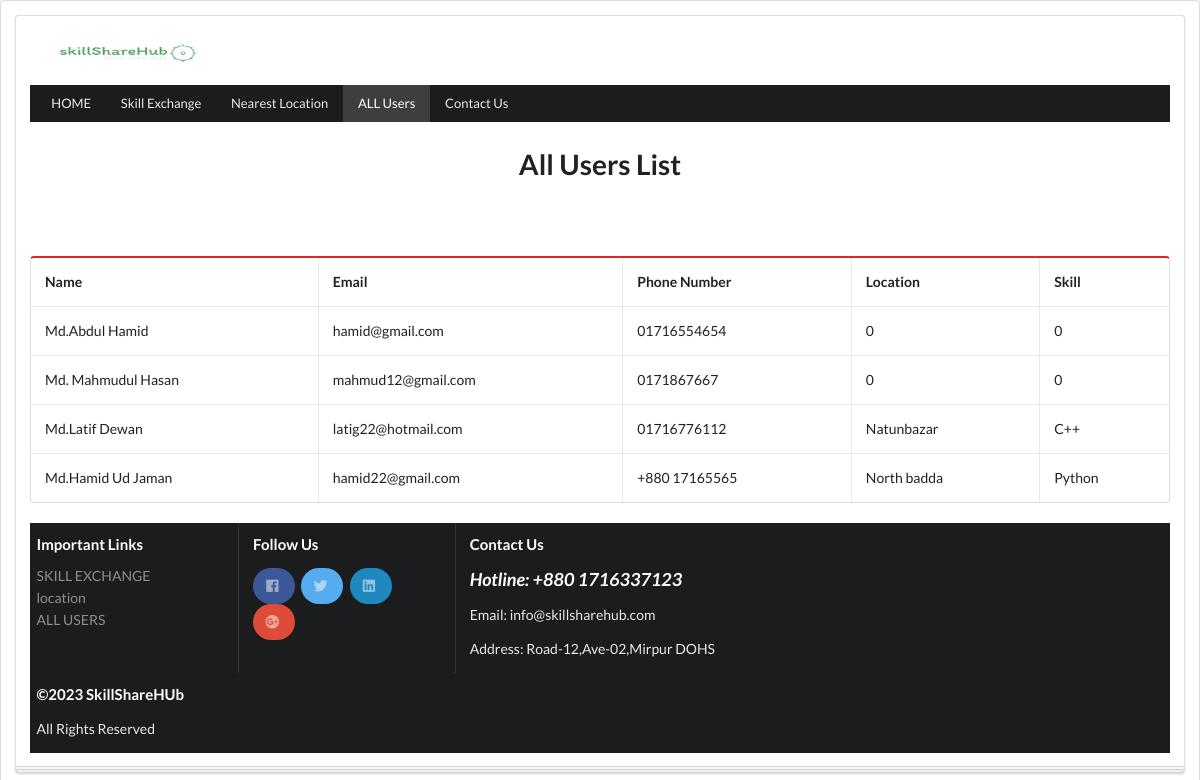
Screenshot of /all_users.php with the database file from the repository.
### tables this page shows
CREATE TABLE `user` (
  `id` int(11) NOT NULL,
  `name` varchar(60) NOT NULL,
  `email` varchar(30) NOT NULL,
  `phone` varchar(30) NOT NULL,
  `location` varchar(200) NOT NULL,
  `skill` varchar(60) NOT NULL
);

### all_users.php (the view, shortened to what this page needs)
<!DOCTYPE html>
<html>
  <head>
    <link
      rel="stylesheet"
       <link href=
"https://cdnjs.cloudflare.com/ajax/libs/semantic-ui/2.4.1/semantic.min.css"
              rel="stylesheet" />
  </head>
  <div class="ui tall stacked segment">
  <div class="ui tall stacked segment">
  <a href="home.php">
        <img alt="Tution World" src="tutionWorldLogo.JPG"
         width="200px" height="50px">
      </a>
  <body id="root">
    <div class="ui tablet computer only padded grid">
      <div class="ui borderless fluid small inverted menu">
        <div class="ui container">
          <a class="item" href="home.php">HOME</a>
          <a class="item" href="skill_exchange.php">  Skill Exchange</a>
          <a class="item" href="location.php">Nearest Location</a>
          <a class="active item" href="all_users.php">ALL Users</a>
          <a class="item" href="contact_us.php">Contact Us</a>
      </div>
    </div>
    </div>
<h1><center>All Users List</center></h1>
<h1><br></h1>
          <?php
	$connect = mysqli_connect( HOST, USER, PASS, DB )
		or die("Can not connect");
	$results = mysqli_query( $connect, "SELECT * FROM user" )
		or die("Can not execute query");
		echo"<table class='ui red celled padded table' style='margin: 0 auto;'> \n";
	echo"<th>Name</th> <th>Email</th> <th>Phone Number</th> <th>Location	</th>  <th>Skill</th>  \n";
	while( $rows = mysqli_fetch_array( $results ) ) {
		extract( $rows );
		echo "<tr>";
			echo "<td> $name</td>";
			echo "<td> $email</td>";
			echo "<td> $phone</td>";
			echo "<td> $location	</td>";
      echo "<td> $skill</td>";
		echo "</tr> \n";
	}
	echo "</table><br>";
?>
  <div class="ui inverted vertical footer segment">
    <div class="ui container">
      <div class="ui stackable inverted divided equal height stackable grid">
        <div class="three wide column">
          <h4 class="ui inverted header">Important Links</h4>
          <div class="ui inverted link list">
            <a href="skill_exchange.php" class="item">SKILL EXCHANGE</a>
            <a href="location.php" class="item">location</a>
            <a href="all_users.php" class="item">ALL USERS</a>
          </div>
        </div>
        <div class="three wide column">
          <h4 class="ui inverted header">Follow Us</h4>
          <div class="ui inverted link list">
          <button class="ui circular facebook icon button">
          <a href="https://www.facebook.com/" class="item"> <i class="facebook icon"></i> </a>
</button>
<button class="ui circular twitter icon button">
<a href="https://www.twitter.com/" class="item">  <i class="twitter icon"></i></a>
</button>
<button class="ui circular linkedin icon button">
<a href="https://www.linkedin.com/" class="item">  <i class="linkedin icon"></i> </a>
</button>
<button class="ui circular google plus icon button">
<a href="https://www.googleplus.com/" class="item"> <i class="google plus icon"></i> </a>
</button>
          </div>
        </div>
        <div class="seven wide column">
          <h4 class="ui inverted header">Contact Us</h4>
          <p> <i class="ui inverted header">Hotline: +880 1716337123</i></p>
          <p>Email: info@skillsharehub.com</p>
          <p> Address: Road-12,Ave-02,Mirpur DOHS</p>
        </div> <div class="seven wide column">
          <h4 class="ui inverted header"> ©2023 SkillShareHUb</h4>
          <p>All Rights Reserved</p>
        </div>
      </div>
    </div>
  </div>
</div>
</body>
</html>
  </body>
</html>

### all_users.php (style rules this page uses)
body { -webkit-font-smoothing: antialiased; -moz-font-smoothing: grayscale; }
.ui.inverted.menu { border-radius: 0; flex-wrap: wrap; border: none; padding-left: 0; padding-right: 0; }
.ui.inverted.menu .active.item { background-color:off white ; }

### rows the page displays
user: name "Md.Abdul Hamid", email "hamid@gmail.com", phone "01716554654", location "0", skill "0"
user: name "Md. Mahmudul Hasan", email "mahmud12@gmail.com", phone "0171867667", location "0", skill "0"
user: name "Md.Latif Dewan", email "latig22@hotmail.com", phone "01716776112", location "Natunbazar", skill "C++"
user: name "Md.Hamid Ud Jaman", email "hamid22@gmail.com", phone "+880 17165565", location "North badda", skill "Python"
